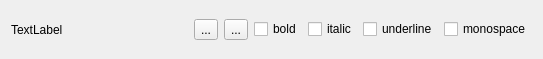
<?xml version="1.0" encoding="UTF-8"?>
<ui version="4.0">
 <class>LanguageElemColorForm</class>
 <widget class="QWidget" name="LanguageElemColorForm">
  <property name="geometry">
   <rect>
    <x>0</x>
    <y>0</y>
    <width>543</width>
    <height>59</height>
   </rect>
  </property>
  <property name="windowTitle">
   <string>Form</string>
  </property>
  <layout class="QGridLayout" name="gridLayout">
   <item row="0" column="0">
    <widget class="QLabel" name="colorLabel">
     <property name="text">
      <string>TextLabel</string>
     </property>
    </widget>
   </item>
   <item row="0" column="1">
    <spacer name="horizontalSpacer_3">
     <property name="orientation">
      <enum>Qt::Horizontal</enum>
     </property>
     <property name="sizeHint" stdset="0">
      <size>
       <width>4</width>
       <height>20</height>
      </size>
     </property>
    </spacer>
   </item>
   <item row="0" column="2">
    <widget class="QToolButton" name="colorButton">
     <property name="toolTip">
      <string>foreground color</string>
     </property>
     <property name="text">
      <string>...</string>
     </property>
    </widget>
   </item>
   <item row="0" column="3">
    <widget class="QToolButton" name="backgroundColorButton">
     <property name="toolTip">
      <string>background color</string>
     </property>
     <property name="text">
      <string>...</string>
     </property>
    </widget>
   </item>
   <item row="0" column="4">
    <widget class="QCheckBox" name="boldCheckBox">
     <property name="text">
      <string>bold</string>
     </property>
    </widget>
   </item>
   <item row="0" column="5">
    <widget class="QCheckBox" name="italicCheckBox">
     <property name="text">
      <string>italic</string>
     </property>
    </widget>
   </item>
   <item row="0" column="6">
    <widget class="QCheckBox" name="underlineCheckBox">
     <property name="text">
      <string>underline</string>
     </property>
    </widget>
   </item>
   <item row="0" column="7">
    <widget class="QCheckBox" name="monospaceCheckBox">
     <property name="text">
      <string>monospace</string>
     </property>
    </widget>
   </item>
  </layout>
 </widget>
 <resources/>
 <connections/>
</ui>
